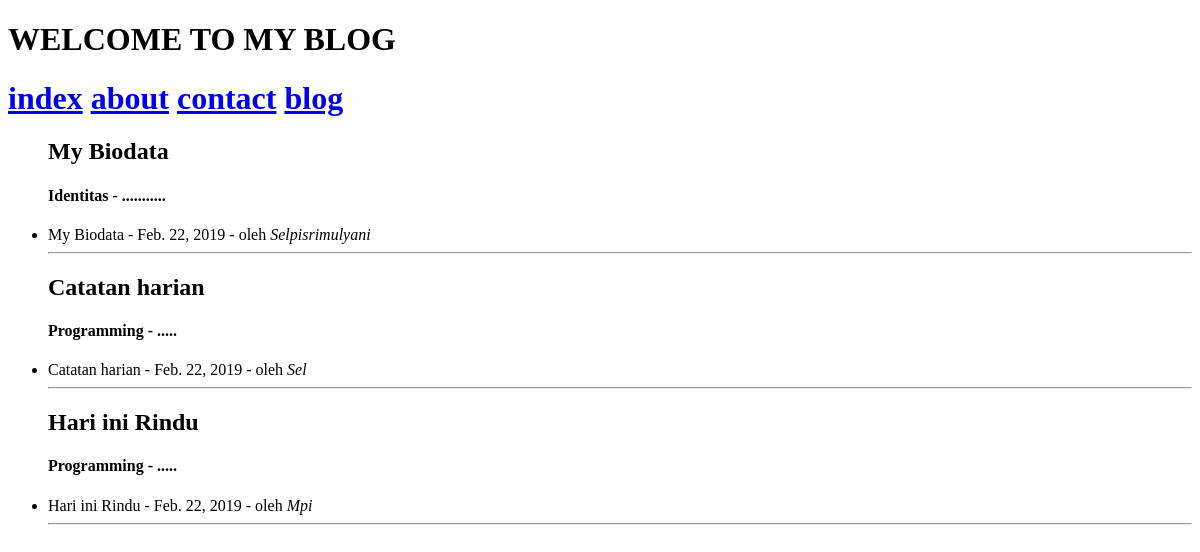
/blog/, run on an earlier commit of the app's database.
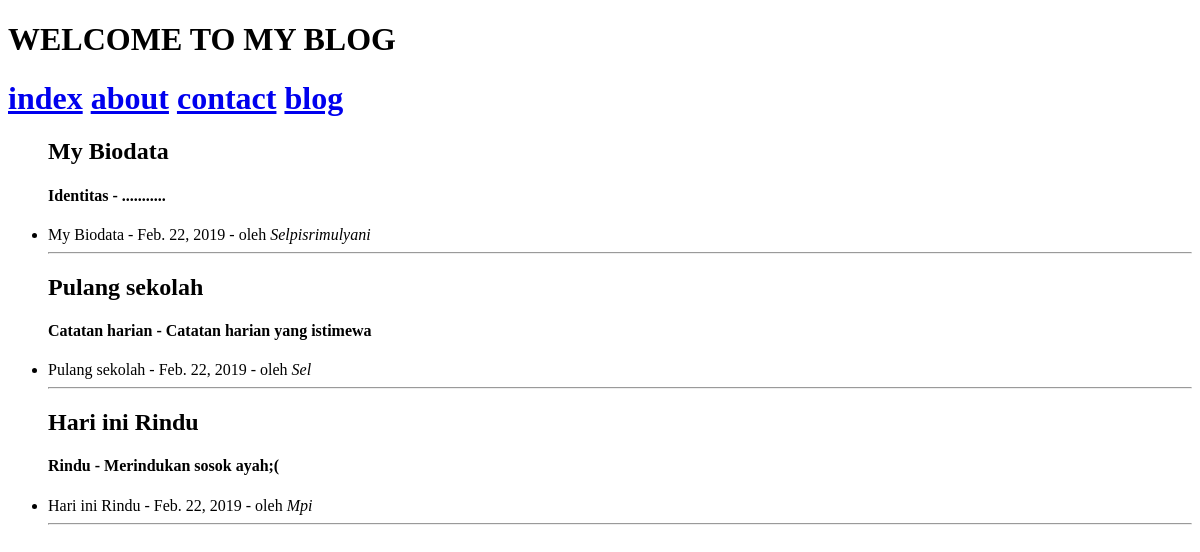
And on a later commit of the database.
### Blog/models.py (models this page shows, shortened)
class Artikel(models.Model):
    judul = models.CharField(max_length=50)
    tanggal = models.DateField()
    penulis = models.CharField(max_length=20)
    konten = models.TextField()
    publish = models.BooleanField(default=True)
    kategori = models.ForeignKey(Kategori, default=True)

class Kategori(models.Model):
    nama = models.CharField(max_length=20)
    keterangan = models.TextField(null=True)
    def __unicode__(self):
        return self.nama

### Blog/views.py (the view)
# urls.py: url(r'^blog/',views.blog),
def blog(request):
    blogs = Artikel.objects.filter(publish=True)
    return render(request, 'layout/blog.html', {'Blogs' : blogs})

### templates/layout/blog.html (shortened to what this page needs)
<!DOCTYPE html>
<html lang="en">
<head>
</head>
<body>
    <h1> WELCOME TO MY BLOG </h1>
    {% include "layout/menu.html"%}
    <ul>
        {% for blog in Blogs %}
        <h2>{{ blog.judul }}</h2>
        <h4>{{ blog.kategori }} - {{ blog.kategori.keterangan }}</h4>
        <li>{{ blog.judul }} - {{ blog.tanggal }} - oleh <i>{{ blog.penulis }}</i></li>
        <hr>
        {% endfor %}
    </ul>
</body>
</html>

### templates/layout/menu.html
<h1>
    <a href="/">index</a>
    <a href="/about">about</a>
    <a href="/contact">contact</a>
    <a href="/blog">blog</a>
</h1>

What changed in the data, as far as the page shows it:
changed Artikel "Sel": judul "Catatan harian" → "Pulang sekolah"; kategori "Programming" → "Catatan harian"; kategori.keterangan "....." → "Catatan harian yang istimewa"
changed Artikel "Hari ini Rindu": kategori "Programming" → "Rindu"; kategori.keterangan "....." → "Merindukan sosok ayah;("
